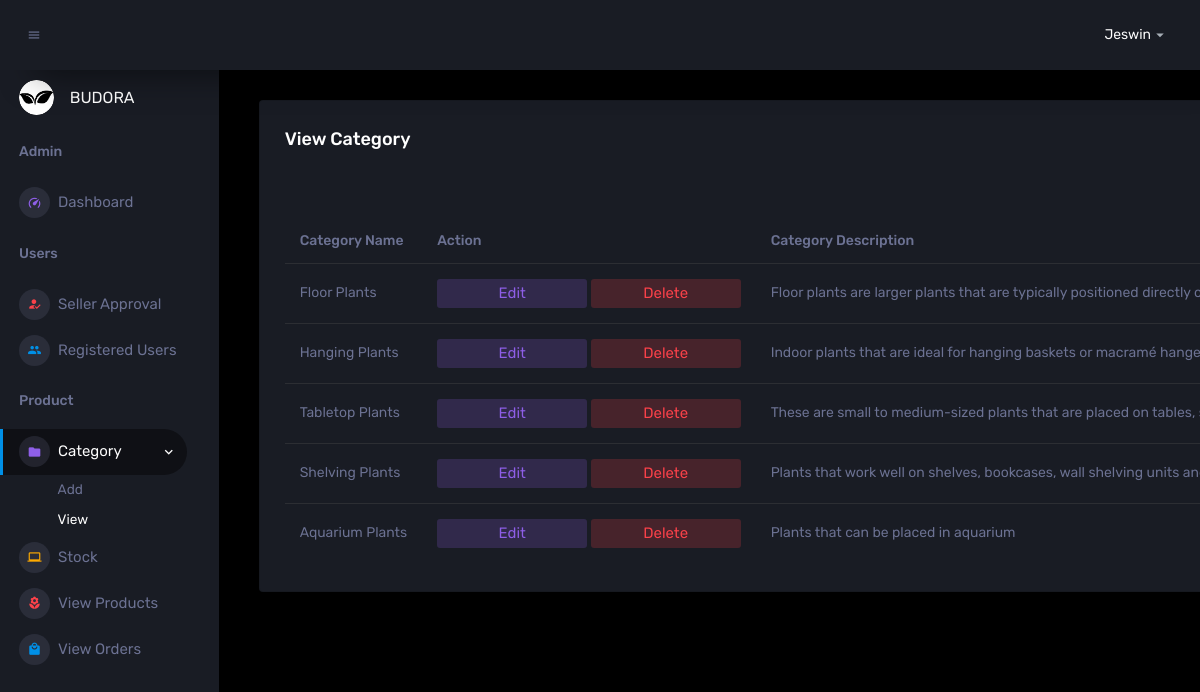
The page /viewcategory (signed in) on the database as committed earlier.
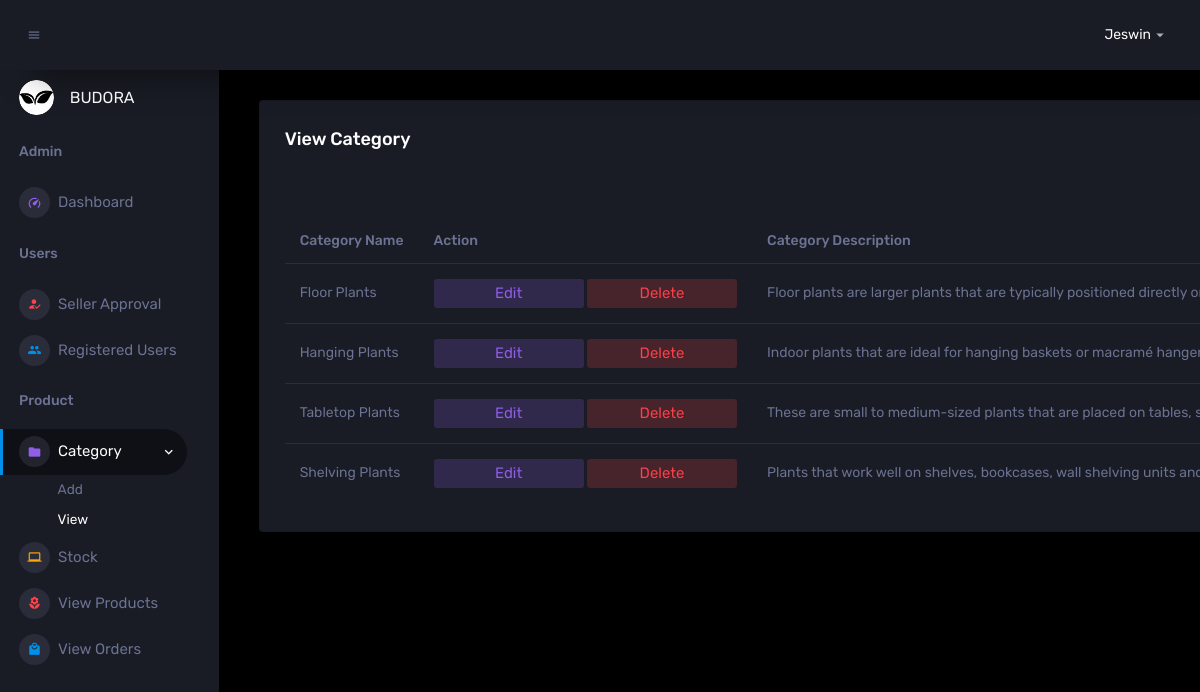
The same page on the database as committed later.
### user/models.py (models this page shows, shortened)
class Category(models.Model):
    category_name = models.CharField(max_length=100)
    category_description = models.TextField()

### user/views.py (the view)
# urls.py: path('viewcategory', views.viewcategory, name='viewcategory'),
@login_required
def viewcategory(request):
    categories = Category.objects.all()
    return render(request, 'admin/viewcategory.html', {'categories': categories})

### templates/admin/viewcategory.html
{% extends 'admin/base1.html' %}
{% load static %}
  {% block content %}
  <div class="col-lg-12 grid-margin stretch-card">
    <div class="card">
      <div class="card-body">
        <h4 class="card-title">View Category</h4>
        <div class="table-responsive">
          <table class="application-list table table-hover" style="margin-top: 50px;">
            <thead>
              <tr>
                <th>Category Name</th>
                <th>Action</th>
                <th>Category Description</th>
              </tr>
            </thead>
            <tbody>
              {% for category in categories %}
              <tr>
                <td>{{ category.category_name }}</td>
                <td><a  href="{% url 'edit_category' category.id %}" class="btn btn-inverse-info btn-fw">Edit</a>
                <a  href="{% url 'delete_category' category.id %}" class="btn btn-inverse-danger btn-fw">Delete</a></td>
                <td>{{ category.category_description }}</td>
              </tr>
              {% empty %}
                            <tr>
                                <td colspan="3">No categories added yet.</td>
                            </tr>
              {% endfor %}
            </tbody>
          </table>
        </div>
      </div>
    </div>
  </div>
  {% endblock %}

Rows that differ between the two databases and show on the page:
removed Category: category_name "Aquarium Plants", category_description "Plants that can be placed in aquarium"
